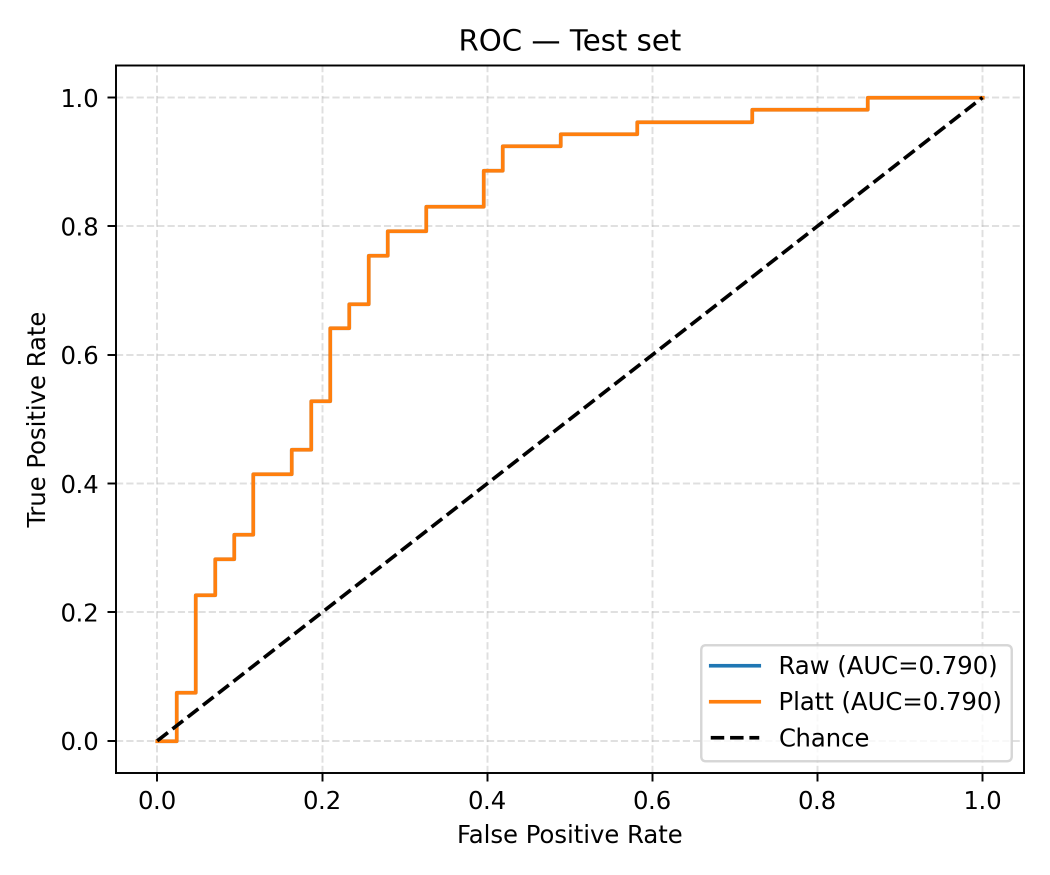
#> input picture code/bin_class/128_features/roc_plot_test__5.png, 2100 x 1750 px, found by its file name (shown at 1/2 size)
$ python helper_plots__7.py
#> lines starting #> are read from the running program, lines starting #| are printed output that depends on the picture; pictures that were not available may be replaced by others from this repository, and a replacement may not be noted
#!/usr/bin/env python3
from PIL import Image

def concat_images_side_by_side(img1_path, img2_path, output_path="combined.png",
                               scale1=1.0, scale2=1.0):
    # Open images
#> called with img1_path = 'roc_plot_test__5.png', img2_path = 'confusion_matrix.png', output_path = 'side_by_side.png', scale1 = 0.5, scale2 = 1.2
    img1 = Image.open(img1_path)
#> img1 is the input picture: PIL image 2100x1750 RGBA; mean R, G, B, A 249.5, 248.8, 248.1, 255
    img2 = Image.open(img2_path)
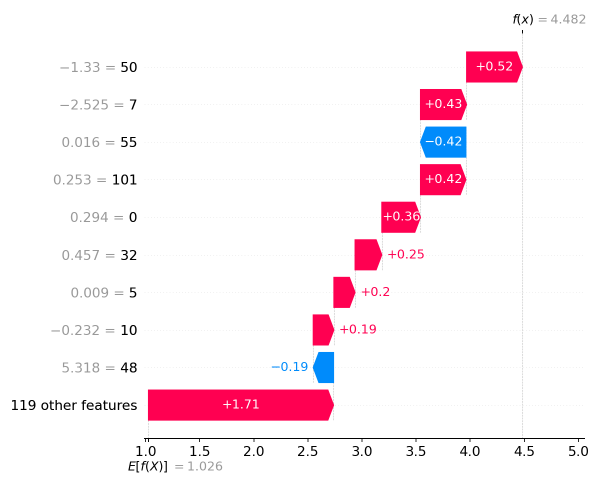
#> input picture code/bin_class/128_features/shap_waterfall_repr_pos_numbers__test__idx9.png, 1200 x 975 px, given in place of confusion_matrix.png, which was not available (shown at 1/2 size)
#> img2 is the input picture: PIL image 1200x975 RGBA; mean R, G, B, A 251.1, 240.6, 245, 255

    # Resize by scale factors
    w1, h1 = img1.size
#> w1 = 2100; h1 = 1750
    w2, h2 = img2.size
#> w2 = 1200; h2 = 975
    img1 = img1.resize((int(w1 * scale1), int(h1 * scale1)), Image.LANCZOS)
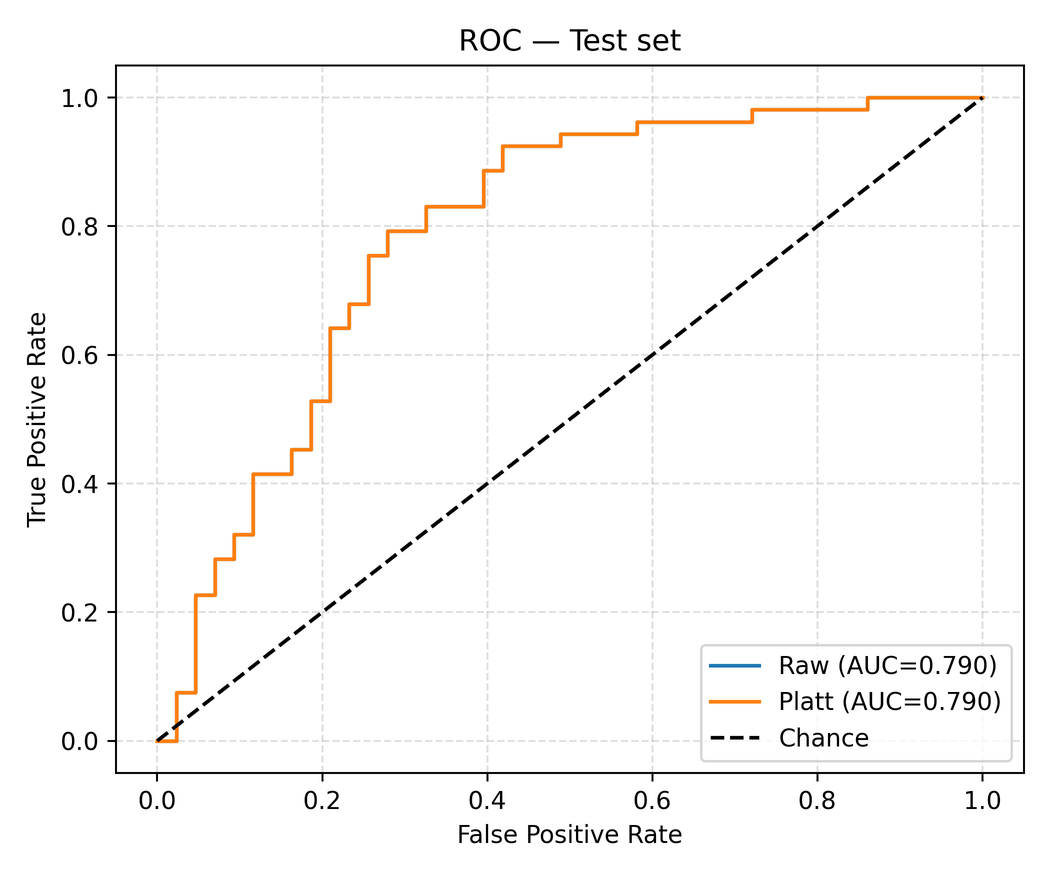
#> img1: PIL image 1050x875 RGBA; mean R, G, B, A 249.4, 248.7, 248, 255
    img2 = img2.resize((int(w2 * scale2), int(h2 * scale2)), Image.LANCZOS)
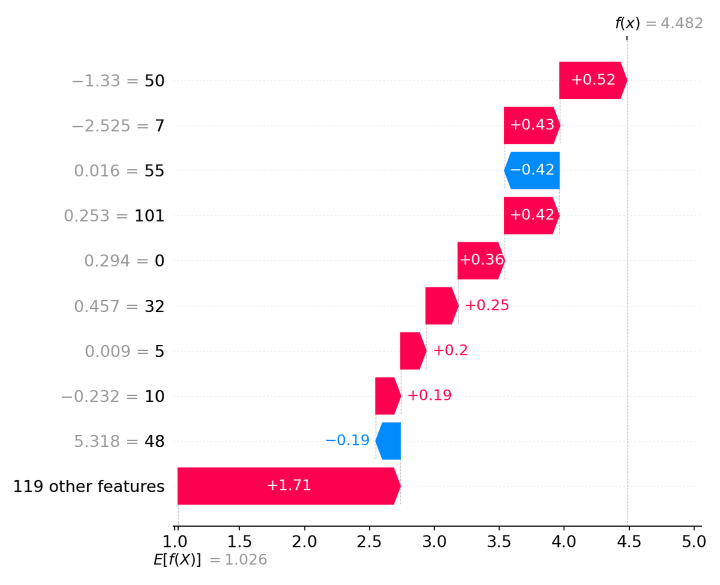
#> img2: PIL image 1440x1170 RGBA (shown at 1/2 size); mean R, G, B, A 251, 240.6, 244.9, 255

    # Update sizes after resize
    w1, h1 = img1.size
#> w1 = 1050; h1 = 875
    w2, h2 = img2.size
#> w2 = 1440; h2 = 1170

    # Match heights by symmetric padding
    max_h = max(h1, h2)
#> max_h = 1170

    def pad_image(img, target_h):
#> called with target_h = 1170
        w, h = img.size
#> w = 1050; h = 875
        if h == target_h:
            return img
        top_pad = (target_h - h) // 2
#> top_pad = 147
        bottom_pad = target_h - h - top_pad
#> bottom_pad = 148
        new_img = Image.new("RGB", (w, target_h), (255, 255, 255))  # white background
#> new_img: PIL image 1050x1170 RGB; every value is 255
        new_img.paste(img, (0, top_pad))
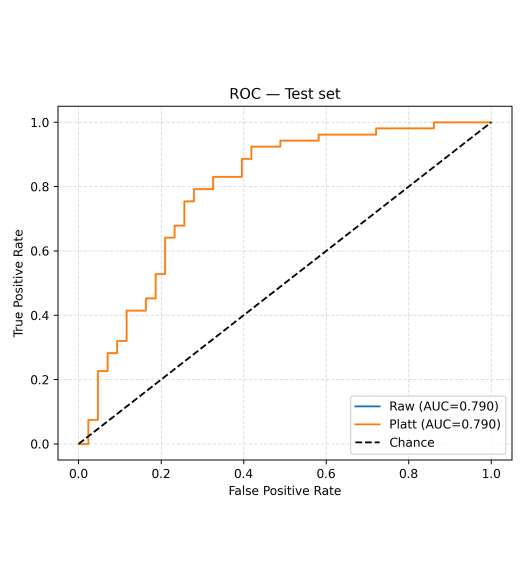
#> new_img: PIL image 1050x1170 RGB (shown at 1/2 size); mean R, G, B 250.8, 250.3, 249.8
        return new_img

    img1 = pad_image(img1, max_h)
    img2 = pad_image(img2, max_h)

    # Concatenate horizontally
    total_w = img1.width + img2.width
#> total_w = 2490
    combined = Image.new("RGB", (total_w, max_h), (255, 255, 255))
#> combined: PIL image 2490x1170 RGB; every value is 255
    combined.paste(img1, (0, 0))
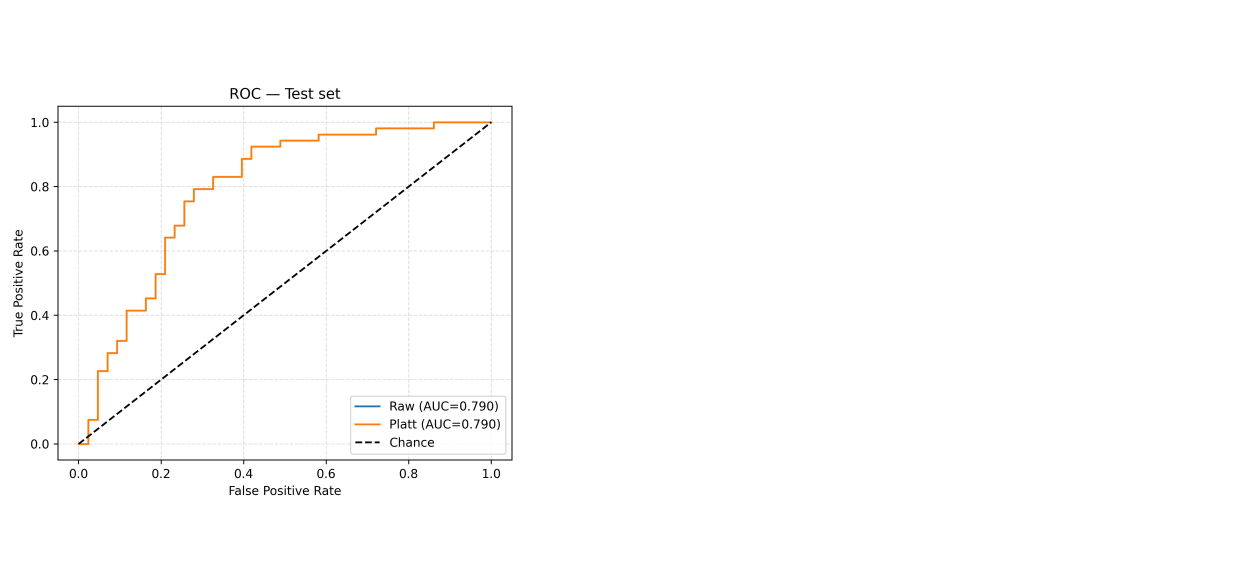
#> combined: PIL image 2490x1170 RGB (shown at 1/2 size); mean R, G, B 253.2, 253, 252.8
    combined.paste(img2, (img1.width, 0))
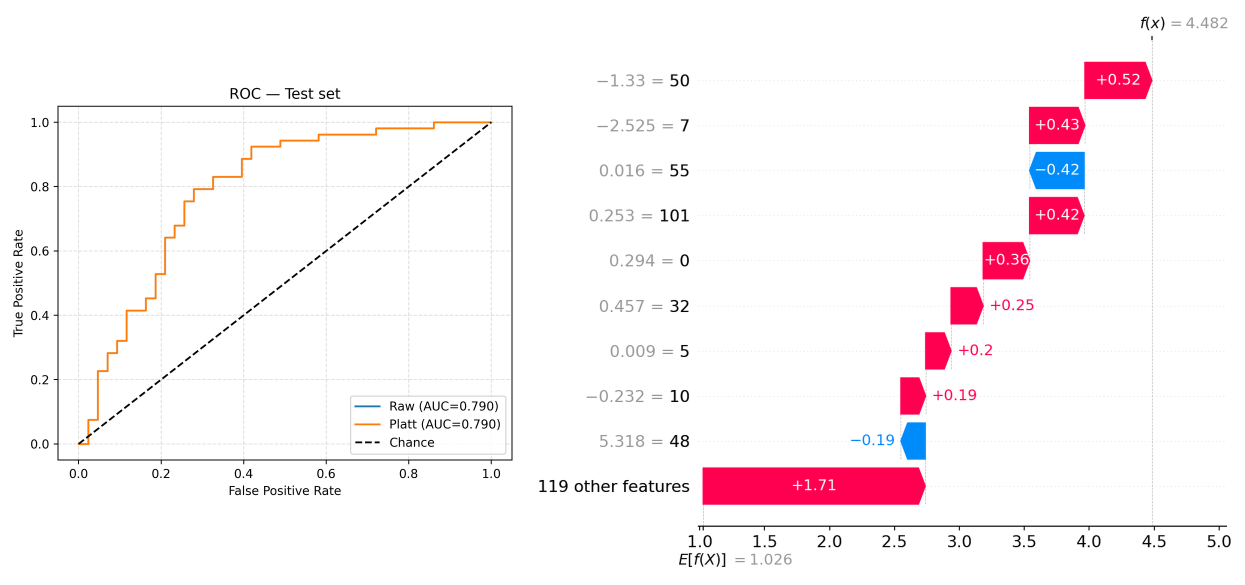
#> combined: PIL image 2490x1170 RGB (shown at 1/2 size); mean R, G, B 250.9, 244.7, 247

    # Save
    combined.save(output_path)
    print(f"Saved combined image as {output_path}")

# Example usage:
# make first image half-size, second image 1.2x bigger
concat_images_side_by_side("roc_plot_test__5.png", "confusion_matrix.png",
                           "side_by_side.png", scale1=0.5, scale2=1.2)
